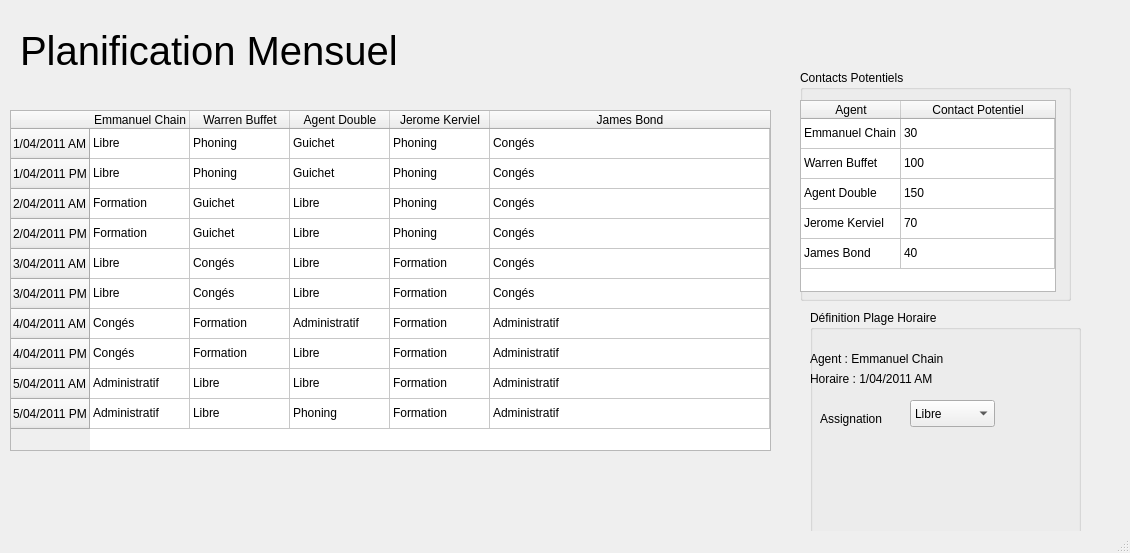
<?xml version="1.0" encoding="UTF-8"?>
<ui version="4.0">
 <class>MainWindow</class>
 <widget class="QMainWindow" name="MainWindow">
  <property name="geometry">
   <rect>
    <x>0</x>
    <y>0</y>
    <width>1130</width>
    <height>553</height>
   </rect>
  </property>
  <property name="windowTitle">
   <string>Agence</string>
  </property>
  <widget class="QWidget" name="centralwidget">
   <widget class="QGroupBox" name="groupBox">
    <property name="geometry">
     <rect>
      <x>800</x>
      <y>70</y>
      <width>271</width>
      <height>231</height>
     </rect>
    </property>
    <property name="title">
     <string>Contacts Potentiels</string>
    </property>
    <widget class="QTableWidget" name="tableWidget_2">
     <property name="geometry">
      <rect>
       <x>0</x>
       <y>30</y>
       <width>256</width>
       <height>192</height>
      </rect>
     </property>
     <attribute name="horizontalHeaderStretchLastSection">
      <bool>true</bool>
     </attribute>
     <attribute name="verticalHeaderVisible">
      <bool>false</bool>
     </attribute>
     <attribute name="verticalHeaderStretchLastSection">
      <bool>false</bool>
     </attribute>
     <row>
      <property name="text">
       <string>Nouvelle ligne</string>
      </property>
     </row>
     <row>
      <property name="text">
       <string>Nouvelle ligne</string>
      </property>
     </row>
     <row>
      <property name="text">
       <string>Nouvelle ligne</string>
      </property>
     </row>
     <row>
      <property name="text">
       <string>Nouvelle ligne</string>
      </property>
     </row>
     <row>
      <property name="text">
       <string>Nouvelle ligne</string>
      </property>
     </row>
     <column>
      <property name="text">
       <string>Agent</string>
      </property>
     </column>
     <column>
      <property name="text">
       <string>Contact Potentiel</string>
      </property>
     </column>
     <item row="0" column="0">
      <property name="text">
       <string>Emmanuel Chain</string>
      </property>
     </item>
     <item row="0" column="1">
      <property name="text">
       <string>30</string>
      </property>
     </item>
     <item row="1" column="0">
      <property name="text">
       <string>Warren Buffet</string>
      </property>
     </item>
     <item row="1" column="1">
      <property name="text">
       <string>100</string>
      </property>
     </item>
     <item row="2" column="0">
      <property name="text">
       <string>Agent Double</string>
      </property>
     </item>
     <item row="2" column="1">
      <property name="text">
       <string>150</string>
      </property>
     </item>
     <item row="3" column="0">
      <property name="text">
       <string>Jerome Kerviel</string>
      </property>
     </item>
     <item row="3" column="1">
      <property name="text">
       <string>70</string>
      </property>
     </item>
     <item row="4" column="0">
      <property name="text">
       <string>James Bond</string>
      </property>
     </item>
     <item row="4" column="1">
      <property name="text">
       <string>40</string>
      </property>
     </item>
    </widget>
   </widget>
   <widget class="QTableWidget" name="tableWidget">
    <property name="geometry">
     <rect>
      <x>10</x>
      <y>110</y>
      <width>761</width>
      <height>341</height>
     </rect>
    </property>
    <attribute name="horizontalHeaderMinimumSectionSize">
     <number>30</number>
    </attribute>
    <attribute name="horizontalHeaderStretchLastSection">
     <bool>true</bool>
    </attribute>
    <row>
     <property name="text">
      <string>1/04/2011 AM</string>
     </property>
    </row>
    <row>
     <property name="text">
      <string>1/04/2011 PM</string>
     </property>
    </row>
    <row>
     <property name="text">
      <string>2/04/2011 AM</string>
     </property>
    </row>
    <row>
     <property name="text">
      <string>2/04/2011 PM</string>
     </property>
    </row>
    <row>
     <property name="text">
      <string>3/04/2011 AM</string>
     </property>
    </row>
    <row>
     <property name="text">
      <string>3/04/2011 PM</string>
     </property>
    </row>
    <row>
     <property name="text">
      <string>4/04/2011 AM</string>
     </property>
    </row>
    <row>
     <property name="text">
      <string>4/04/2011 PM</string>
     </property>
    </row>
    <row>
     <property name="text">
      <string>5/04/2011 AM</string>
     </property>
    </row>
    <row>
     <property name="text">
      <string>5/04/2011 PM</string>
     </property>
    </row>
    <column>
     <property name="text">
      <string>Emmanuel Chain</string>
     </property>
    </column>
    <column>
     <property name="text">
      <string>Warren Buffet</string>
     </property>
    </column>
    <column>
     <property name="text">
      <string>Agent Double</string>
     </property>
    </column>
    <column>
     <property name="text">
      <string>Jerome Kerviel</string>
     </property>
    </column>
    <column>
     <property name="text">
      <string>James Bond</string>
     </property>
    </column>
    <item row="0" column="0">
     <property name="text">
      <string>Libre</string>
     </property>
    </item>
    <item row="0" column="1">
     <property name="text">
      <string>Phoning</string>
     </property>
    </item>
    <item row="0" column="2">
     <property name="text">
      <string>Guichet</string>
     </property>
    </item>
    <item row="0" column="3">
     <property name="text">
      <string>Phoning</string>
     </property>
    </item>
    <item row="0" column="4">
     <property name="text">
      <string>Congés</string>
     </property>
    </item>
    <item row="1" column="0">
     <property name="text">
      <string>Libre</string>
     </property>
    </item>
    <item row="1" column="1">
     <property name="text">
      <string>Phoning</string>
     </property>
    </item>
    <item row="1" column="2">
     <property name="text">
      <string>Guichet</string>
     </property>
    </item>
    <item row="1" column="3">
     <property name="text">
      <string>Phoning</string>
     </property>
    </item>
    <item row="1" column="4">
     <property name="text">
      <string>Congés</string>
     </property>
    </item>
    <item row="2" column="0">
     <property name="text">
      <string>Formation</string>
     </property>
    </item>
    <item row="2" column="1">
     <property name="text">
      <string>Guichet</string>
     </property>
    </item>
    <item row="2" column="2">
     <property name="text">
      <string>Libre</string>
     </property>
    </item>
    <item row="2" column="3">
     <property name="text">
      <string>Phoning</string>
     </property>
    </item>
    <item row="2" column="4">
     <property name="text">
      <string>Congés</string>
     </property>
    </item>
    <item row="3" column="0">
     <property name="text">
      <string>Formation</string>
     </property>
    </item>
    <item row="3" column="1">
     <property name="text">
      <string>Guichet</string>
     </property>
    </item>
    <item row="3" column="2">
     <property name="text">
      <string>Libre</string>
     </property>
    </item>
    <item row="3" column="3">
     <property name="text">
      <string>Phoning</string>
     </property>
    </item>
    <item row="3" column="4">
     <property name="text">
      <string>Congés</string>
     </property>
    </item>
    <item row="4" column="0">
     <property name="text">
      <string>Libre</string>
     </property>
    </item>
    <item row="4" column="1">
     <property name="text">
      <string>Congés</string>
     </property>
    </item>
    <item row="4" column="2">
     <property name="text">
      <string>Libre</string>
     </property>
    </item>
    <item row="4" column="3">
     <property name="text">
      <string>Formation</string>
     </property>
    </item>
    <item row="4" column="4">
     <property name="text">
      <string>Congés</string>
     </property>
    </item>
    <item row="5" column="0">
     <property name="text">
      <string>Libre</string>
     </property>
    </item>
    <item row="5" column="1">
     <property name="text">
      <string>Congés</string>
     </property>
    </item>
    <item row="5" column="2">
     <property name="text">
      <string>Libre</string>
     </property>
    </item>
    <item row="5" column="3">
     <property name="text">
      <string>Formation</string>
     </property>
    </item>
    <item row="5" column="4">
     <property name="text">
      <string>Congés</string>
     </property>
    </item>
    <item row="6" column="0">
     <property name="text">
      <string>Congés</string>
     </property>
    </item>
    <item row="6" column="1">
     <property name="text">
      <string>Formation</string>
     </property>
    </item>
    <item row="6" column="2">
     <property name="text">
      <string>Administratif</string>
     </property>
    </item>
    <item row="6" column="3">
     <property name="text">
      <string>Formation</string>
     </property>
    </item>
    <item row="6" column="4">
     <property name="text">
      <string>Administratif</string>
     </property>
    </item>
    <item row="7" column="0">
     <property name="text">
      <string>Congés</string>
     </property>
    </item>
    <item row="7" column="1">
     <property name="text">
      <string>Formation</string>
     </property>
    </item>
    <item row="7" column="2">
     <property name="text">
      <string>Libre</string>
     </property>
    </item>
    <item row="7" column="3">
     <property name="text">
      <string>Formation</string>
     </property>
    </item>
    <item row="7" column="4">
     <property name="text">
      <string>Administratif</string>
     </property>
    </item>
    <item row="8" column="0">
     <property name="text">
      <string>Administratif</string>
     </property>
    </item>
    <item row="8" column="1">
     <property name="text">
      <string>Libre</string>
     </property>
    </item>
    <item row="8" column="2">
     <property name="text">
      <string>Libre</string>
     </property>
    </item>
    <item row="8" column="3">
     <property name="text">
      <string>Formation</string>
     </property>
    </item>
    <item row="8" column="4">
     <property name="text">
      <string>Administratif</string>
     </property>
    </item>
    <item row="9" column="0">
     <property name="text">
      <string>Administratif</string>
     </property>
    </item>
    <item row="9" column="1">
     <property name="text">
      <string>Libre</string>
     </property>
    </item>
    <item row="9" column="2">
     <property name="text">
      <string>Phoning</string>
     </property>
    </item>
    <item row="9" column="3">
     <property name="text">
      <string>Formation</string>
     </property>
    </item>
    <item row="9" column="4">
     <property name="text">
      <string>Administratif</string>
     </property>
    </item>
   </widget>
   <widget class="QLabel" name="label">
    <property name="geometry">
     <rect>
      <x>20</x>
      <y>20</y>
      <width>491</width>
      <height>61</height>
     </rect>
    </property>
    <property name="font">
     <font>
      <pointsize>30</pointsize>
     </font>
    </property>
    <property name="text">
     <string>Planification Mensuel</string>
    </property>
   </widget>
   <widget class="QGroupBox" name="groupBox_2">
    <property name="geometry">
     <rect>
      <x>810</x>
      <y>310</y>
      <width>271</width>
      <height>231</height>
     </rect>
    </property>
    <property name="title">
     <string>Définition Plage Horaire</string>
    </property>
    <widget class="QLabel" name="label_2">
     <property name="geometry">
      <rect>
       <x>0</x>
       <y>40</y>
       <width>191</width>
       <height>17</height>
      </rect>
     </property>
     <property name="text">
      <string>Agent : Emmanuel Chain</string>
     </property>
    </widget>
    <widget class="QLabel" name="label_3">
     <property name="geometry">
      <rect>
       <x>0</x>
       <y>60</y>
       <width>191</width>
       <height>17</height>
      </rect>
     </property>
     <property name="text">
      <string>Horaire : 1/04/2011 AM</string>
     </property>
    </widget>
    <widget class="QComboBox" name="comboBox">
     <property name="geometry">
      <rect>
       <x>100</x>
       <y>90</y>
       <width>85</width>
       <height>27</height>
      </rect>
     </property>
     <item>
      <property name="text">
       <string>Libre</string>
      </property>
     </item>
    </widget>
    <widget class="QLabel" name="label_4">
     <property name="geometry">
      <rect>
       <x>10</x>
       <y>100</y>
       <width>191</width>
       <height>17</height>
      </rect>
     </property>
     <property name="text">
      <string>Assignation</string>
     </property>
    </widget>
   </widget>
  </widget>
  <widget class="QMenuBar" name="menubar">
   <property name="geometry">
    <rect>
     <x>0</x>
     <y>0</y>
     <width>1130</width>
     <height>25</height>
    </rect>
   </property>
  </widget>
  <widget class="QStatusBar" name="statusbar"/>
 </widget>
 <resources/>
 <connections/>
</ui>
